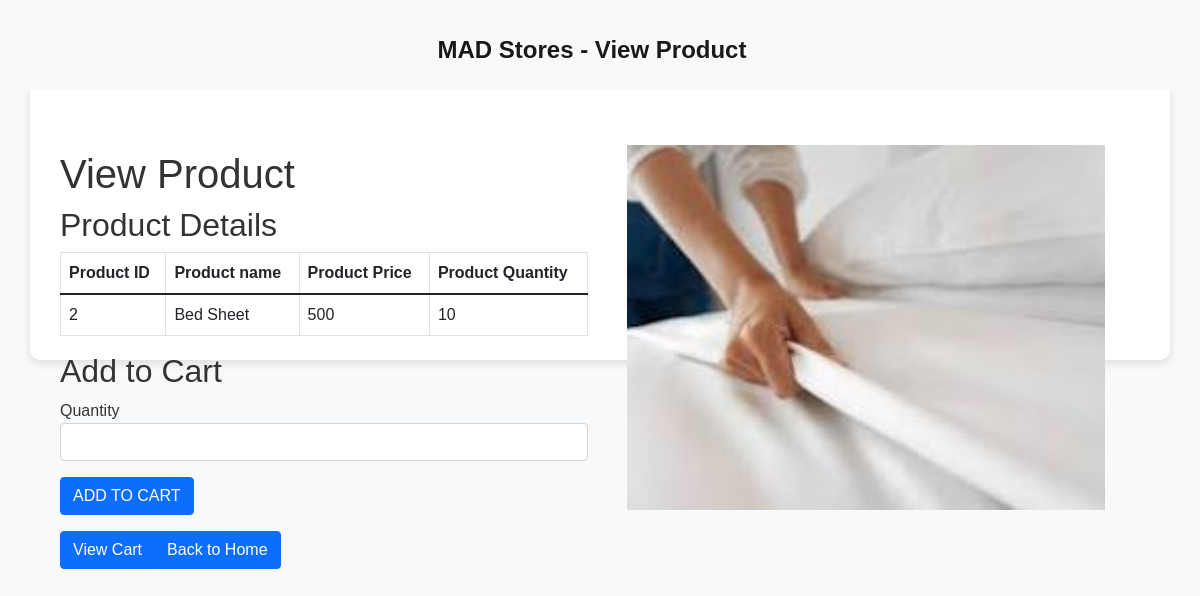
The app's page /user/view_product/2 with its own data.
### models.py (models this page shows)
class Products(db.Model):
    product_id=db.Column(db.Integer,primary_key=True)
    product_name=db.Column(db.String(50),nullable=False)
    product_price=db.Column(db.Integer,nullable=False)
    inventory_count=db.Column(db.Integer,nullable=False)
    image_url=db.Column(db.String(100),nullable=False)
    category=db.Column(db.String(50),nullable=False)

### app.py (the view, shortened to what this page needs)
@app.route('/user/view_product/<int:id>',methods=['GET','POST'])
def view_product(id):
    pro=Products.query.filter_by(product_id=id).first()
    products=Products.query.all()
    if request.method=='GET':
        return render_template('view_product.html',product=pro,message=1)

### templates/view_product.html (shortened to what this page needs)
<!DOCTYPE html>
<html lang="en">
<head>
    <link href="https://cdn.jsdelivr.net/npm/bootstrap@5.1.3/dist/css/bootstrap.min.css" rel="stylesheet">
    <link rel="stylesheet" href="{{ url_for('static', filename='style3.css') }}">
</head>
<body>
    <nav class="navbar navbar-expand-lg navbar-light fixed-top bg-light">
        <div class="container justify-content-center">
            <a class="navbar-brand" href="#">MAD Stores - View Product</a>
        </div>
    </nav>
    <div class="container content-container">
        <div class="row">
            <div class="col-md-6">
                <h1>View Product</h1>
                <h2>Product Details</h2>
                <table class="table table-bordered">
                    <thead>
                        <tr>
                            <th>Product ID</th>
                            <th>Product name</th>
                            <th>Product Price</th>
                            <th>Product Quantity</th>
                        </tr>
                    </thead>
                    <tbody>
                        <tr>
                            <td>{{ product.product_id }}</td>
                            <td>{{ product.product_name }}</td>
                            <td>{{ product.product_price }}</td>
                            <td>{{ product.inventory_count }}</td>
                        </tr>
                    </tbody>
                </table>
                <h2> Add to Cart </h2>
                <form action="/user/view_product/{{ product.product_id }}" method="post">
                    <div class="mb-3">
                        <label for="quantity">Quantity</label>
                        <input type="number" name="quantity" id="quantity" class="form-control">
                    </div>
                    <input type="submit" value="ADD TO CART" class="btn btn-primary">
                </form>
                <div class="btn-group mt-3" role="group" aria-label="Basic example">
                    <a href="/user/cart" class="btn btn-primary">View Cart</a>
                    <a href="/dashboard" class="btn btn-primary">Back to Home</a>
                </div>
            </div>
            <div class="col-md-6">
                <div class="product-image">
                    <img src="{{ product.image_url }}" alt="{{ product.product_name }}" class="img-fluid h-100">
                </div>
            </div>
        </div>
    </div>
</body>
</html>

### static/style3.css (style rules this page uses)
body { font-family: Arial, sans-serif; color: #333; background-color: #f0f0f0; }
.container { margin-top: 100px; height: 90%; padding: 20px; }
.row .col-md-6:first-child { margin-top: 20px; }
.container .row { margin-top: 20px; height: 200px; }
.product-image { flex: 1; margin-right: 20px; padding: 5px; border-radius: 5px; }
.product-image img { max-width: 100%; height: auto; border-radius: 10px; padding: 10px; max-width: 500px; }
.navbar { background-color: #c5c9cd; padding: 15px 0; margin-top: 10px; height:10% }
.navbar-brand { font-size: 24px; font-weight: bold; color: #007bff; position: relative; margin-bottom: 100px; }
.content-container { background-color: #fff; padding: 30px; margin-top: 80px; box-shadow: 0 4px 8px rgba(0, 0, 0, 0.1); border-radius: 10px; }
.product-image { height: 90%; border-radius: 10px; overflow: hidden; }
.product-image img { object-fit: cover; width: 100%; height: 100%; }

### templates/view_product.html (style rules this page uses)
body { background-color: #f8f9fa; }

### records on screen
Products: product_id "2", product_name "Bed Sheet", product_price "500", inventory_count "10", image_url (picture)
